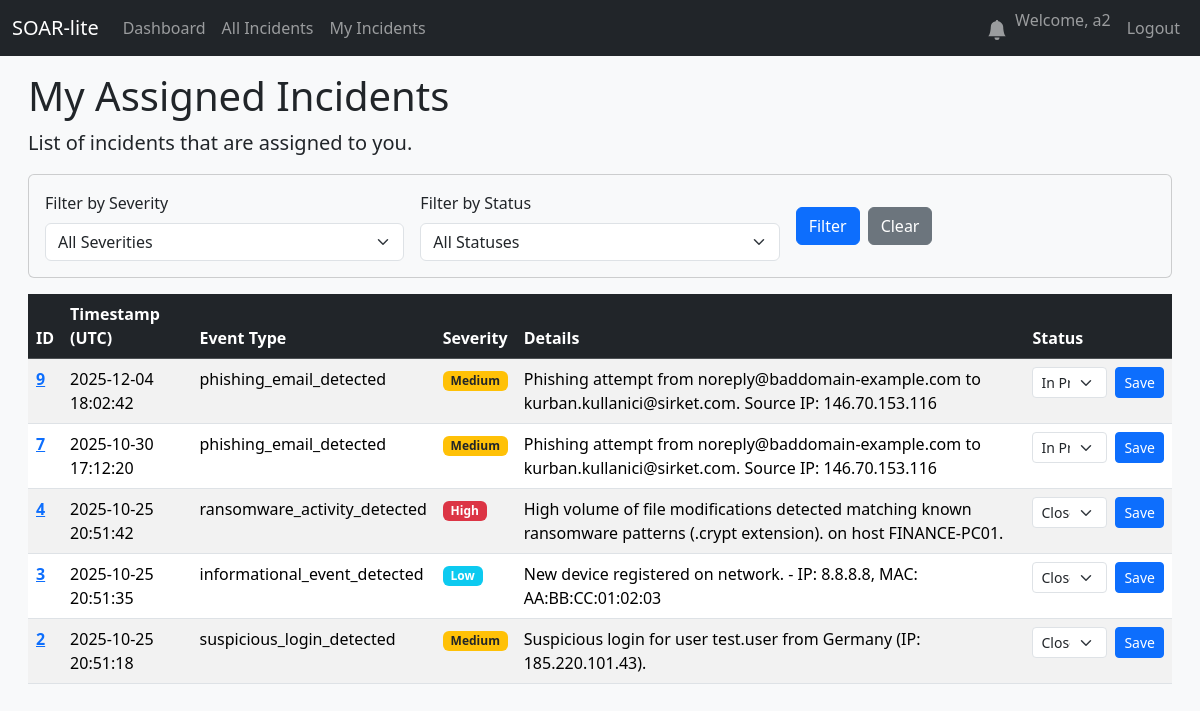
The app's page /my_incidents (signed in) with its own data.
### database.py (models this page shows, shortened)
class User(UserMixin, db.Model):
    id = db.Column(db.Integer, primary_key=True)
    username = db.Column(db.String(80), unique=True, nullable=False)
    email = db.Column(db.String(120), unique=True, nullable=False)
    password_hash = db.Column(db.String(128))
    created_at = db.Column(db.DateTime, default=datetime.utcnow)
    role = db.Column(db.String(50), nullable=False, default='Analyst')

class Incident(db.Model):
    id = db.Column(db.Integer, primary_key=True)
    created_at = db.Column(db.DateTime, default=datetime.utcnow)
    event_type = db.Column(db.String(100), nullable=False)
    severity = db.Column(db.String(50), nullable=False)
    details = db.Column(db.Text, nullable=True)
    status = db.Column(db.String(50), default='New')
    notes = db.relationship('Note', backref='incident', lazy=True, cascade="all, delete-orphan")
    closed_at = db.Column(db.DateTime, nullable=True) # Olay kapatıldığında doldurulacak
    vt_malicious_count = db.Column(db.Integer, nullable=True)
    vt_report_link = db.Column(db.String(255), nullable=True)
    mitre_technique_id = db.Column(db.String(20), nullable=True)
    mitre_technique_name = db.Column(db.String(100), nullable=True)
    assignee_id = db.Column(db.Integer, db.ForeignKey('user.id'), nullable=True)
    assignee = db.relationship('User', backref='incidents') # backref eklendi
    notes = db.relationship('Note', backref='incident', lazy=True, cascade="all, delete-orphan")
    observables = db.relationship('Observable', backref='incident', lazy=True, cascade="all, delete-orphan")
    action_logs = db.relationship('ActionLog', backref='incident', lazy=True, cascade="all, delete-orphan")

### app.py (the view)
@app.route('/my_incidents')
@login_required
def my_incidents():
    incidents = Incident.query.filter_by(assignee_id=current_user.id).order_by(Incident.created_at.desc()).all()
    return render_template('my_incidents.html', incidents=incidents)

### app.py (called while the page is built)
def create_app():
    app = Flask(__name__)
    app.config['SQLALCHEMY_DATABASE_URI'] = 'sqlite:///soar.db'
    app.config['SQLALCHEMY_TRACK_MODIFICATIONS'] = False
    app.config['SECRET_KEY'] = 'bunu-mutlaka-guvenli-ve-rastgele-bir-degerle-degistir'
    db.init_app(app)
    login_manager = LoginManager()
    login_manager.init_app(app)
    login_manager.login_view = 'login'
    @login_manager.user_loader
    def load_user(user_id):
        return db.session.get(User, int(user_id))
    with app.app_context():
        db.create_all()
        print("🗄️ Database tables created or already exist.")
    return app

@app.context_processor
def inject_notifications():
    if current_user.is_authenticated:
        unread_count = Notification.query.filter_by(user_id=current_user.id, is_read=False).count()
        return dict(unread_notifications=unread_count)
    return dict(unread_notifications=0)

### templates/my_incidents.html (shortened to what this page needs)
{% extends "base.html" %}
{% block content %}
    <h1>My Assigned Incidents</h1>
    <p class="lead">List of incidents that are assigned to you.</p>
    <div class="card bg-light mb-3">
        <div class="card-body">
            <form method="GET" action="{{ url_for('my_incidents') }}" class="row g-3 align-items-center">
                <div class="col-md-4">
                    <label for="severity" class="form-label">Filter by Severity</label>
                    <select name="severity" id="severity" class="form-select">
                        <option value="all" {% if not current_severity or current_severity == 'all' %}selected{% endif %}>All Severities</option>
                    </select>
                </div>
                <div class="col-md-4">
                    <label for="status" class="form-label">Filter by Status</label>
                    <select name="status" id="status" class="form-select">
                        <option value="all" {% if not current_status or current_status == 'all' %}selected{% endif %}>All Statuses</option>
                    </select>
                </div>
                <div class="col-md-4 d-flex align-items-end">
                    <button type="submit" class="btn btn-primary me-2">Filter</button>
                    <a href="{{ url_for('my_incidents') }}" class="btn btn-secondary">Clear</a>
                </div>
            </form>
        </div>
    </div>
    <div class="table-responsive">
        <table class="table table-striped table-hover">
            <thead class="table-dark">
                <tr>
                    <th scope="col">ID</th>
                    <th scope="col">Timestamp (UTC)</th>
                    <th scope="col">Event Type</th>
                    <th scope="col">Severity</th>
                    <th scope="col">Details</th>
                    <th scope="col">Status</th>
                </tr>
            </thead>
            <tbody>
                {% for incident in incidents %}
                <tr>
                    <th scope="row"><a href="{{ url_for('incident_detail', incident_id=incident.id) }}">{{ incident.id }}</a></th>
                    <td>{{ incident.created_at.strftime('%Y-%m-%d %H:%M:%S') }}</td>
                    <td>{{ incident.event_type }}</td>
                    <td>
                        {% if incident.severity == 'high' %}<span class="badge bg-danger">High</span>
                        {% elif incident.severity == 'medium' %}<span class="badge bg-warning text-dark">Medium</span>
                        {% else %}<span class="badge bg-info">{{ incident.severity|capitalize }}</span>{% endif %}
                    </td>
                    <td>{{ incident.details }}</td>
                    <td>
                        <form action="{{ url_for('update_status', incident_id=incident.id) }}" method="POST" class="d-flex">
                            <select name="status" class="form-select form-select-sm me-2">
                                <option value="In Progress" {% if incident.status == 'In Progress' %}selected{% endif %}>In Progress</option>
                                <option value="Closed" {% if incident.status == 'Closed' %}selected{% endif %}>Closed</option>
                            </select>
                            <button type="submit" class="btn btn-primary btn-sm">Save</button>
                        </form>
                    </td>
                </tr>
                {% else %}
                <tr>
                    <td colspan="6" class="text-center">No incidents matching the criteria.</td>
                </tr>
                {% endfor %}
            </tbody>
        </table>
    </div>
{% endblock %}

### templates/base.html (shortened to what this page needs)
<!doctype html>
<html lang="en">
<head>
    <link href="https://cdn.jsdelivr.net/npm/bootstrap@5.3.2/dist/css/bootstrap.min.css" rel="stylesheet">
</head>
<body>
    <nav class="navbar navbar-expand-md navbar-dark bg-dark fixed-top">
        <div class="container-fluid">
            <a class="navbar-brand" href="{{ url_for('dashboard') }}">SOAR-lite</a>
            <div class="collapse navbar-collapse" id="navbarNav">
                <ul class="navbar-nav me-auto mb-2 mb-lg-0">
                    {% if current_user.is_authenticated %}
                    <li class="nav-item">
                        <a class="nav-link" href="{{ url_for('dashboard') }}">Dashboard</a>
                    </li>
                    <li class="nav-item">
                        <a class="nav-link" href="{{ url_for('incidents_list') }}">All Incidents</a>
                    </li>
                    <li class="nav-item">
                        <a class="nav-link" href="{{ url_for('my_incidents') }}">My Incidents</a>
                    </li>
                    {% endif %}
                </ul>
                <ul class="navbar-nav ms-auto">
                    {% if current_user.is_authenticated %}
                    <li class="nav-item">
                        <a class="nav-link position-relative" href="{{ url_for('notifications') }}">
                            <svg xmlns="http://www.w3.org/2000/svg" width="20" height="20" fill="currentColor" class="bi bi-bell-fill" viewBox="0 0 16 16">
                                <path d="M8 16a2 2 0 0 0 2-2H6a2 2 0 0 0 2 2zm.995-14.901a1 1 0 1 0-1.99 0A5.002 5.002 0 0 0 3 6c0 1.098-.5 6-2 7h14c-1.5-1-2-5.902-2-7 0-2.42-1.72-4.44-4.005-4.901z"/>
                            </svg>
                        </a>
                    </li>
                    <li class="nav-item">
                        <span class="navbar-text me-2">Welcome, {{ current_user.username }}</span>
                    </li>
                    <li class="nav-item">
                        <a class="nav-link" href="{{ url_for('logout') }}">Logout</a>
                    </li>
                    {% endif %}
                </ul>
            </div>
        </div>
    </nav>
    <div class="main-content-scrollable">
        <main class="container-fluid"> {% block content %}{% endblock %}
        </main>
    </div>
</body>
</html>

### templates/base.html (style rules this page uses)
html, body { height: 100%; margin: 0; padding: 0; overflow: hidden; background-color: #f8f9fa; }
body { padding-top: 56px; }
.main-content-scrollable { height: calc(100vh - 56px); overflow-y: auto; padding: 1rem; }

### records on screen
User: username "a2"
Incident: id "9", created_at "2025-12-04 18:02:42", event_type "phishing_email_detected", severity "Medium", details "Phishing attempt from noreply@baddomain-example.com to kurban.kullanici@sirket.com. Source IP: 146.70.153.116", status "In Progress"
Incident: id "7", created_at "2025-10-30 17:12:20", event_type "phishing_email_detected", severity "Medium", details "Phishing attempt from noreply@baddomain-example.com to kurban.kullanici@sirket.com. Source IP: 146.70.153.116", status "In Progress"
Incident: id "4", created_at "2025-10-25 20:51:42", event_type "ransomware_activity_detected", severity "High", details "High volume of file modifications detected matching known ransomware patterns (.crypt extension). on host FINANCE-PC01.", status "Closed"
Incident: id "3", created_at "2025-10-25 20:51:35", event_type "informational_event_detected", severity "Low", details "New device registered on network. - IP: 8.8.8.8, MAC: AA:BB:CC:01:02:03", status "Closed"
Incident: id "2", created_at "2025-10-25 20:51:18", event_type "suspicious_login_detected", severity "Medium", details "Suspicious login for user test.user from Germany (IP: 185.220.101.43).", status "Closed"
